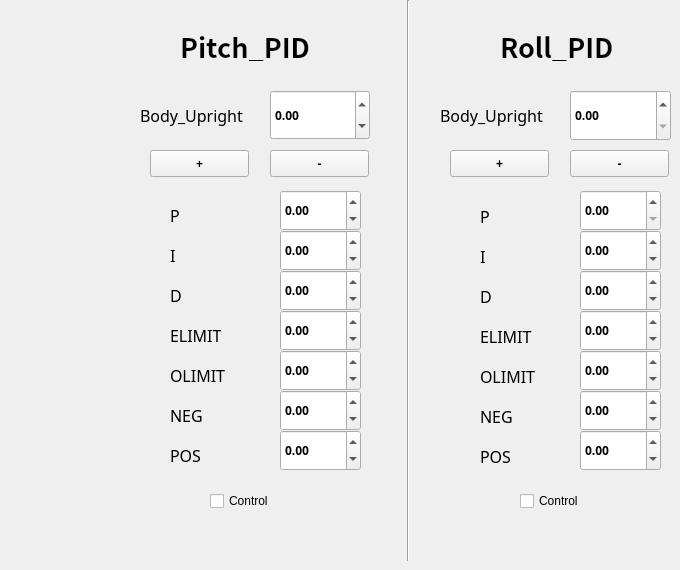
    <widget class="QWidget" name="tab_10">
     <attribute name="title">
      <string>   IMU   </string>
     </attribute>
     <widget class="QLabel" name="label_105">
      <property name="geometry">
       <rect>
        <x>170</x>
        <y>430</y>
        <width>51</width>
        <height>50</height>
       </rect>
      </property>
      <property name="font">
       <font>
        <family>NanumBarunGothic</family>
        <pointsize>12</pointsize>
        <weight>50</weight>
        <bold>false</bold>
       </font>
      </property>
      <property name="text">
       <string>POS</string>
      </property>
     </widget>
     <widget class="QPushButton" name="Balance_Value_0_Minus_Button_2">
      <property name="geometry">
       <rect>
        <x>270</x>
        <y>150</y>
        <width>99</width>
        <height>27</height>
       </rect>
      </property>
      <property name="font">
       <font>
        <family>NanumBarunGothic</family>
        <weight>75</weight>
        <bold>true</bold>
       </font>
      </property>
      <property name="text">
       <string>-</string>
      </property>
     </widget>
     <widget class="QLabel" name="label_110">
      <property name="geometry">
       <rect>
        <x>180</x>
        <y>30</y>
        <width>141</width>
        <height>31</height>
       </rect>
      </property>
      <property name="font">
       <font>
        <family>Noto Sans CJK TC</family>
        <pointsize>20</pointsize>
        <weight>75</weight>
        <italic>false</italic>
        <bold>true</bold>
       </font>
      </property>
      <property name="text">
       <string>Pitch_PID</string>
      </property>
     </widget>
     <widget class="Line" name="line_4">
      <property name="geometry">
       <rect>
        <x>400</x>
        <y>0</y>
        <width>16</width>
        <height>561</height>
       </rect>
      </property>
      <property name="orientation">
       <enum>Qt::Vertical</enum>
      </property>
     </widget>
     <widget class="QDoubleSpinBox" name="Balance_Pitch_GD_IMU_Box">
      <property name="geometry">
       <rect>
        <x>280</x>
        <y>270</y>
        <width>81</width>
        <height>41</height>
       </rect>
      </property>
      <property name="font">
       <font>
        <family>NanumBarunGothic</family>
        <weight>75</weight>
        <bold>true</bold>
       </font>
      </property>
      <property name="minimum">
       <double>-100.000000000000000</double>
      </property>
      <property name="maximum">
       <double>100.000000000000000</double>
      </property>
     </widget>
     <widget class="QLabel" name="label_122">
      <property name="geometry">
       <rect>
        <x>170</x>
        <y>190</y>
        <width>51</width>
        <height>50</height>
       </rect>
      </property>
      <property name="font">
       <font>
        <family>NanumBarunGothic</family>
        <pointsize>12</pointsize>
        <weight>50</weight>
        <bold>false</bold>
       </font>
      </property>
      <property name="text">
       <string>P</string>
      </property>
     </widget>
     <widget class="QDoubleSpinBox" name="Balance_Pitch_Pos_Target_IMU_Box">
      <property name="geometry">
       <rect>
        <x>280</x>
        <y>430</y>
        <width>81</width>
        <height>41</height>
       </rect>
      </property>
      <property name="font">
       <font>
        <family>NanumBarunGothic</family>
        <weight>75</weight>
        <bold>true</bold>
       </font>
      </property>
      <property name="minimum">
       <double>-100.000000000000000</double>
      </property>
      <property name="maximum">
       <double>100.000000000000000</double>
      </property>
     </widget>
     <widget class="QCheckBox" name="checkBox_Pitch_IMU">
      <property name="geometry">
       <rect>
        <x>210</x>
        <y>490</y>
        <width>97</width>
        <height>22</height>
       </rect>
      </property>
      <property name="text">
       <string>Control</string>
      </property>
     </widget>
     <widget class="QDoubleSpinBox" name="Balance_Value_0_Box_2">
      <property name="geometry">
       <rect>
        <x>270</x>
        <y>90</y>
        <width>100</width>
        <height>50</height>
       </rect>
      </property>
      <property name="font">
       <font>
        <family>NanumBarunGothic</family>
        <weight>75</weight>
        <bold>true</bold>
       </font>
      </property>
      <property name="minimum">
       <double>-100.000000000000000</double>
      </property>
      <property name="maximum">
       <double>100.000000000000000</double>
      </property>
      <property name="singleStep">
       <double>0.100000000000000</double>
      </property>
     </widget>
     <widget class="QLabel" name="label_123">
      <property name="geometry">
       <rect>
        <x>170</x>
        <y>310</y>
        <width>51</width>
        <height>50</height>
       </rect>
      </property>
      <property name="font">
       <font>
        <family>NanumBarunGothic</family>
        <pointsize>12</pointsize>
        <weight>50</weight>
        <bold>false</bold>
       </font>
      </property>
      <property name="text">
       <string>ELIMIT</string>
      </property>
     </widget>
     <widget class="QPushButton" name="Balance_Value_1_Plus_Button_2">
      <property name="geometry">
       <rect>
        <x>450</x>
        <y>150</y>
        <width>99</width>
        <height>27</height>
       </rect>
      </property>
      <property name="font">
       <font>
        <weight>75</weight>
        <bold>true</bold>
       </font>
      </property>
      <property name="text">
       <string>+</string>
      </property>
     </widget>
     <widget class="QLabel" name="label_124">
      <property name="geometry">
       <rect>
        <x>480</x>
        <y>246</y>
        <width>67</width>
        <height>21</height>
       </rect>
      </property>
      <property name="font">
       <font>
        <family>NanumBarunGothic</family>
        <pointsize>12</pointsize>
       </font>
      </property>
      <property name="text">
       <string>I</string>
      </property>
     </widget>
     <widget class="QDoubleSpinBox" name="Balance_Roll_GD_IMU_Box">
      <property name="geometry">
       <rect>
        <x>580</x>
        <y>270</y>
        <width>81</width>
        <height>41</height>
       </rect>
      </property>
      <property name="font">
       <font>
        <family>NanumBarunGothic</family>
        <weight>75</weight>
        <bold>true</bold>
       </font>
      </property>
      <property name="minimum">
       <double>-100.000000000000000</double>
      </property>
      <property name="maximum">
       <double>100.000000000000000</double>
      </property>
     </widget>
     <widget class="QPushButton" name="Balance_Value_1_Minus_Button_2">
      <property name="geometry">
       <rect>
        <x>570</x>
        <y>150</y>
        <width>99</width>
        <height>27</height>
       </rect>
      </property>
      <property name="font">
       <font>
        <weight>75</weight>
        <bold>true</bold>
       </font>
      </property>
      <property name="text">
       <string>-</string>
      </property>
     </widget>
     <widget class="QPushButton" name="Balance_Value_0_Plus_Button_2">
      <property name="geometry">
       <rect>
        <x>150</x>
        <y>150</y>
        <width>99</width>
        <height>27</height>
       </rect>
      </property>
      <property name="font">
       <font>
        <family>NanumBarunGothic</family>
        <weight>75</weight>
        <bold>true</bold>
       </font>
      </property>
      <property name="text">
       <string>+</string>
      </property>
     </widget>
     <widget class="QLabel" name="label_125">
      <property name="geometry">
       <rect>
        <x>170</x>
        <y>350</y>
        <width>61</width>
        <height>50</height>
       </rect>
      </property>
      <property name="font">
       <font>
        <family>NanumBarunGothic</family>
        <pointsize>12</pointsize>
        <weight>50</weight>
        <bold>false</bold>
       </font>
      </property>
      <property name="text">
       <string>OLIMIT</string>
      </property>
     </widget>
     <widget class="QDoubleSpinBox" name="Balance_Roll_OLIMIT_IMU_Box">
      <property name="geometry">
       <rect>
        <x>580</x>
        <y>350</y>
        <width>81</width>
        <height>41</height>
       </rect>
      </property>
      <property name="font">
       <font>
        <family>NanumBarunGothic</family>
        <weight>75</weight>
        <bold>true</bold>
       </font>
      </property>
      <property name="minimum">
       <double>-100.000000000000000</double>
      </property>
      <property name="maximum">
       <double>100.000000000000000</double>
      </property>
     </widget>
     <widget class="QCheckBox" name="checkBox_Roll_IMU">
      <property name="geometry">
       <rect>
        <x>520</x>
        <y>490</y>
        <width>97</width>
        <height>22</height>
       </rect>
      </property>
      <property name="text">
       <string>Control</string>
      </property>
     </widget>
     <widget class="QLabel" name="label_126">
      <property name="geometry">
       <rect>
        <x>140</x>
        <y>90</y>
        <width>110</width>
        <height>50</height>
       </rect>
      </property>
      <property name="font">
       <font>
        <family>NanumBarunGothic</family>
        <pointsize>12</pointsize>
        <weight>50</weight>
        <bold>false</bold>
       </font>
      </property>
      <property name="text">
       <string>Body_Upright</string>
      </property>
     </widget>
     <widget class="QLabel" name="label_127">
      <property name="geometry">
       <rect>
        <x>170</x>
        <y>230</y>
        <width>51</width>
        <height>50</height>
       </rect>
      </property>
      <property name="font">
       <font>
        <family>NanumBarunGothic</family>
        <pointsize>12</pointsize>
        <weight>50</weight>
        <bold>false</bold>
       </font>
      </property>
      <property name="text">
       <string>I</string>
      </property>
     </widget>
     <widget class="QLabel" name="label_147">
      <property name="geometry">
       <rect>
        <x>480</x>
        <y>406</y>
        <width>67</width>
        <height>21</height>
       </rect>
      </property>
      <property name="font">
       <font>
        <family>NanumBarunGothic</family>
        <pointsize>12</pointsize>
       </font>
      </property>
      <property name="text">
       <string>NEG</string>
      </property>
     </widget>
     <widget class="QDoubleSpinBox" name="Balance_Roll_Neg_Target_IMU_Box">
      <property name="geometry">
       <rect>
        <x>580</x>
        <y>390</y>
        <width>81</width>
        <height>41</height>
       </rect>
      </property>
      <property name="font">
       <font>
        <family>NanumBarunGothic</family>
        <weight>75</weight>
        <bold>true</bold>
       </font>
      </property>
      <property name="minimum">
       <double>-100.000000000000000</double>
      </property>
      <property name="maximum">
       <double>100.000000000000000</double>
      </property>
     </widget>
     <widget class="QLabel" name="label_148">
      <property name="geometry">
       <rect>
        <x>480</x>
        <y>446</y>
        <width>67</width>
        <height>21</height>
       </rect>
      </property>
      <property name="font">
       <font>
        <family>NanumBarunGothic</family>
        <pointsize>12</pointsize>
       </font>
      </property>
      <property name="text">
       <string>POS</string>
      </property>
     </widget>
     <widget class="QDoubleSpinBox" name="Balance_Pitch_OLIMIT_IMU_Box">
      <property name="geometry">
       <rect>
        <x>280</x>
        <y>350</y>
        <width>81</width>
        <height>41</height>
       </rect>
      </property>
      <property name="font">
       <font>
        <family>NanumBarunGothic</family>
        <weight>75</weight>
        <bold>true</bold>
       </font>
      </property>
      <property name="minimum">
       <double>-100.000000000000000</double>
      </property>
      <property name="maximum">
       <double>100.000000000000000</double>
      </property>
     </widget>
     <widget class="QLabel" name="label_149">
      <property name="geometry">
       <rect>
        <x>500</x>
        <y>30</y>
        <width>131</width>
        <height>31</height>
       </rect>
      </property>
      <property name="font">
       <font>
        <family>Noto Sans CJK TC</family>
        <pointsize>20</pointsize>
        <weight>75</weight>
        <italic>false</italic>
        <bold>true</bold>
       </font>
      </property>
      <property name="text">
       <string>Roll_PID</string>
      </property>
     </widget>
     <widget class="QDoubleSpinBox" name="Balance_Pitch_GP_IMU_Box">
      <property name="geometry">
       <rect>
        <x>280</x>
        <y>190</y>
        <width>81</width>
        <height>41</height>
       </rect>
      </property>
      <property name="font">
       <font>
        <family>NanumBarunGothic</family>
        <weight>75</weight>
        <bold>true</bold>
       </font>
      </property>
      <property name="minimum">
       <double>-100.000000000000000</double>
      </property>
      <property name="maximum">
       <double>100.000000000000000</double>
      </property>
     </widget>
     <widget class="QLabel" name="label_150">
      <property name="geometry">
       <rect>
        <x>170</x>
        <y>270</y>
        <width>51</width>
        <height>50</height>
       </rect>
      </property>
      <property name="font">
       <font>
        <family>NanumBarunGothic</family>
        <pointsize>12</pointsize>
        <weight>50</weight>
        <bold>false</bold>
       </font>
      </property>
      <property name="text">
       <string>D</string>
      </property>
     </widget>
     <widget class="QLabel" name="label_151">
      <property name="geometry">
       <rect>
        <x>480</x>
        <y>326</y>
        <width>67</width>
        <height>21</height>
       </rect>
      </property>
      <property name="font">
       <font>
        <family>NanumBarunGothic</family>
        <pointsize>12</pointsize>
       </font>
      </property>
      <property name="text">
       <string>ELIMIT</string>
      </property>
     </widget>
     <widget class="QLabel" name="label_152">
      <property name="geometry">
       <rect>
        <x>170</x>
        <y>390</y>
        <width>51</width>
        <height>50</height>
       </rect>
      </property>
      <property name="font">
       <font>
        <family>NanumBarunGothic</family>
        <pointsize>12</pointsize>
        <weight>50</weight>
        <bold>false</bold>
       </font>
      </property>
      <property name="text">
       <string>NEG</string>
      </property>
     </widget>
     <widget class="QLabel" name="label_153">
      <property name="geometry">
       <rect>
        <x>480</x>
        <y>286</y>
        <width>67</width>
        <height>21</height>
       </rect>
      </property>
      <property name="font">
       <font>
        <family>NanumBarunGothic</family>
        <pointsize>12</pointsize>
       </font>
      </property>
      <property name="text">
       <string>D</string>
      </property>
     </widget>
     <widget class="QLabel" name="label_154">
      <property name="geometry">
       <rect>
        <x>480</x>
        <y>206</y>
        <width>67</width>
        <height>21</height>
       </rect>
      </property>
      <property name="font">
       <font>
        <family>NanumBarunGothic</family>
        <pointsize>12</pointsize>
       </font>
      </property>
      <property name="text">
       <string>P</string>
      </property>
     </widget>
     <widget class="QDoubleSpinBox" name="Balance_Roll_Pos_Target_IMU_Box">
      <property name="geometry">
       <rect>
        <x>580</x>
        <y>430</y>
        <width>81</width>
        <height>41</height>
       </rect>
      </property>
      <property name="font">
       <font>
        <family>NanumBarunGothic</family>
        <weight>75</weight>
        <bold>true</bold>
       </font>
      </property>
      <property name="minimum">
       <double>-100.000000000000000</double>
      </property>
      <property name="maximum">
       <double>100.000000000000000</double>
      </property>
     </widget>
     <widget class="QDoubleSpinBox" name="Balance_Value_1_Box_2">
      <property name="geometry">
       <rect>
        <x>570</x>
        <y>90</y>
        <width>101</width>
        <height>51</height>
       </rect>
      </property>
      <property name="font">
       <font>
        <family>NanumBarunGothic</family>
        <weight>75</weight>
        <bold>true</bold>
       </font>
      </property>
     </widget>
     <widget class="QDoubleSpinBox" name="Balance_Roll_ELIMIT_IMU_Box">
      <property name="geometry">
       <rect>
        <x>580</x>
        <y>310</y>
        <width>81</width>
        <height>41</height>
       </rect>
      </property>
      <property name="font">
       <font>
        <family>NanumBarunGothic</family>
        <weight>75</weight>
        <bold>true</bold>
       </font>
      </property>
      <property name="minimum">
       <double>-100.000000000000000</double>
      </property>
      <property name="maximum">
       <double>100.000000000000000</double>
      </property>
     </widget>
     <widget class="QDoubleSpinBox" name="Balance_Pitch_Neg_Target_IMU_Box">
      <property name="geometry">
       <rect>
        <x>280</x>
        <y>390</y>
        <width>81</width>
        <height>41</height>
       </rect>
      </property>
      <property name="font">
       <font>
        <family>NanumBarunGothic</family>
        <weight>75</weight>
        <bold>true</bold>
       </font>
      </property>
      <property name="minimum">
       <double>-100.000000000000000</double>
      </property>
      <property name="maximum">
       <double>100.000000000000000</double>
      </property>
     </widget>
     <widget class="QLabel" name="label_155">
      <property name="geometry">
       <rect>
        <x>480</x>
        <y>366</y>
        <width>67</width>
        <height>21</height>
       </rect>
      </property>
      <property name="font">
       <font>
        <family>NanumBarunGothic</family>
        <pointsize>12</pointsize>
       </font>
      </property>
      <property name="text">
       <string>OLIMIT</string>
      </property>
     </widget>
     <widget class="QLabel" name="label_156">
      <property name="geometry">
       <rect>
        <x>440</x>
        <y>90</y>
        <width>111</width>
        <height>51</height>
       </rect>
      </property>
      <property name="font">
       <font>
        <family>NanumBarunGothic</family>
        <pointsize>12</pointsize>
       </font>
      </property>
      <property name="text">
       <string>Body_Upright</string>
      </property>
     </widget>
     <widget class="QDoubleSpinBox" name="Balance_Roll_GI_IMU_Box">
      <property name="geometry">
       <rect>
        <x>580</x>
        <y>230</y>
        <width>81</width>
        <height>41</height>
       </rect>
      </property>
      <property name="font">
       <font>
        <family>NanumBarunGothic</family>
        <weight>75</weight>
        <bold>true</bold>
       </font>
      </property>
      <property name="minimum">
       <double>-100.000000000000000</double>
      </property>
      <property name="maximum">
       <double>100.000000000000000</double>
      </property>
     </widget>
     <widget class="QDoubleSpinBox" name="Balance_Pitch_ELIMIT_IMU_Box">
      <property name="geometry">
       <rect>
        <x>280</x>
        <y>310</y>
        <width>81</width>
        <height>41</height>
       </rect>
      </property>
      <property name="font">
       <font>
        <family>NanumBarunGothic</family>
        <weight>75</weight>
        <bold>true</bold>
       </font>
      </property>
      <property name="minimum">
       <double>-100.000000000000000</double>
      </property>
      <property name="maximum">
       <double>100.000000000000000</double>
      </property>
     </widget>
     <widget class="QDoubleSpinBox" name="Balance_Pitch_GI_IMU_Box">
      <property name="geometry">
       <rect>
        <x>280</x>
        <y>230</y>
        <width>81</width>
        <height>41</height>
       </rect>
      </property>
      <property name="font">
       <font>
        <family>NanumBarunGothic</family>
        <weight>75</weight>
        <bold>true</bold>
       </font>
      </property>
      <property name="minimum">
       <double>-100.000000000000000</double>
      </property>
      <property name="maximum">
       <double>100.000000000000000</double>
      </property>
     </widget>
     <widget class="QDoubleSpinBox" name="Balance_Roll_GP_IMU_Box">
      <property name="geometry">
       <rect>
        <x>580</x>
        <y>190</y>
        <width>81</width>
        <height>41</height>
       </rect>
      </property>
      <property name="font">
       <font>
        <family>NanumBarunGothic</family>
        <weight>75</weight>
        <bold>true</bold>
       </font>
      </property>
     </widget>
    </widget>
